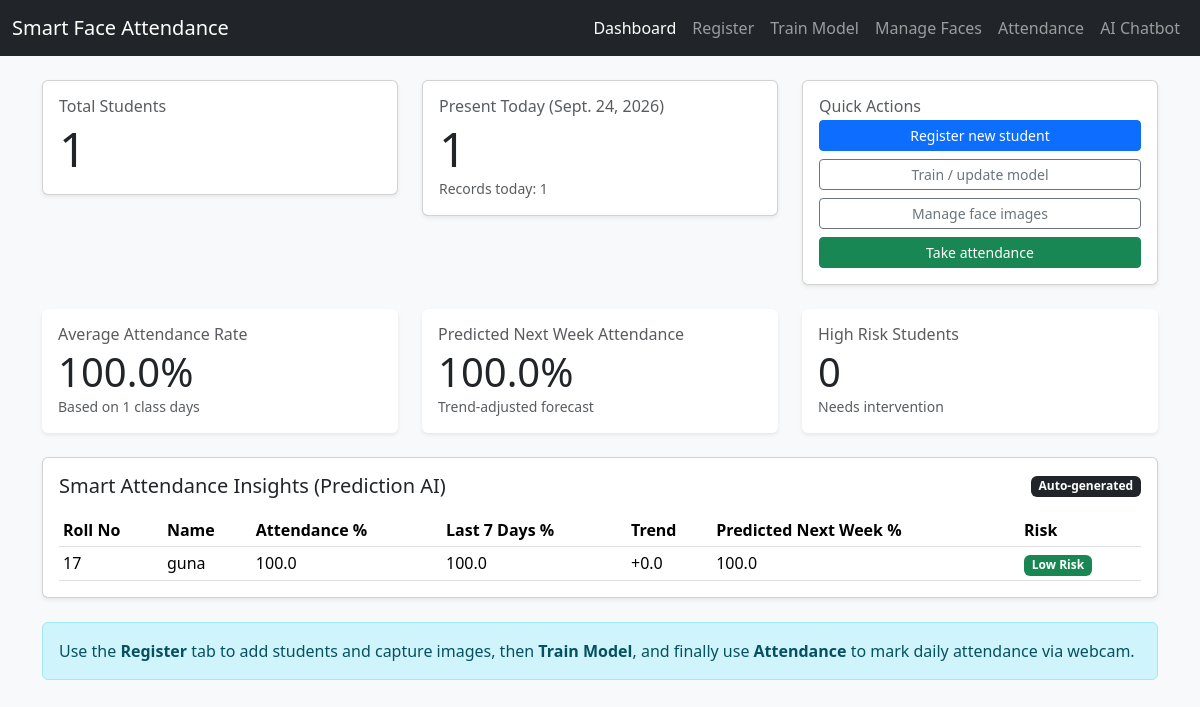
The page / on the database its author committed.
### attendance/models.py (models this page shows, shortened)
class Student(models.Model):
    roll_no = models.CharField(max_length=50, unique=True)
    name = models.CharField(max_length=255)
    email = models.EmailField(blank=True, null=True)
    department = models.CharField(max_length=255, blank=True, null=True)
    created_at = models.DateTimeField(auto_now_add=True)
    class Meta:
        ordering = ["roll_no"]

### attendance/views.py (the view)
# urls.py: path("", views.dashboard, name="dashboard"),
def dashboard(request: HttpRequest) -> HttpResponse:
    total_students = Student.objects.count()
    today = date.today()
    today_present = AttendanceRecord.objects.filter(date=today, status=AttendanceRecord.STATUS_PRESENT).count()
    total_records_today = AttendanceRecord.objects.filter(date=today).count()
    smart_insights = _compute_smart_insights()
    context: Dict[str, Any] = {
        "total_students": total_students,
        "today_present": today_present,
        "today_total_records": total_records_today,
        "today_date": today,
        "total_class_days": smart_insights["total_class_days"],
        "avg_attendance_rate": smart_insights["avg_attendance_rate"],
        "predicted_overall_rate": smart_insights["predicted_overall_rate"],
        "high_risk_count": smart_insights["high_risk_count"],
        "insights_rows": smart_insights["insights_rows"],
    }
    return render(request, "attendance/dashboard.html", context)

### attendance/views.py (called while the page is built)
def _risk_label(rate: float) -> str:
    if rate < 60:
        return "High Risk"
    if rate < 75:
        return "Medium Risk"
    return "Low Risk"

### attendance/templates/attendance/dashboard.html
{% extends "attendance/base.html" %}
{% block content %}
<div class="row g-4 mb-4">
    <div class="col-md-4">
        <div class="card shadow-sm">
            <div class="card-body">
                <h6 class="text-muted mb-1">Total Students</h6>
                <p class="display-5 mb-0">{{ total_students }}</p>
            </div>
        </div>
    </div>
    <div class="col-md-4">
        <div class="card shadow-sm">
            <div class="card-body">
                <h6 class="text-muted mb-1">Present Today ({{ today_date }})</h6>
                <p class="display-5 mb-0">{{ today_present }}</p>
                <p class="text-muted small mb-0">
                    Records today: {{ today_total_records }}
                </p>
            </div>
        </div>
    </div>
    <div class="col-md-4">
        <div class="card shadow-sm">
            <div class="card-body">
                <h6 class="text-muted mb-1">Quick Actions</h6>
                <div class="d-flex flex-column gap-2">
                    <a href="{% url 'attendance:register_student' %}" class="btn btn-primary btn-sm">Register new student</a>
                    <a href="{% url 'attendance:train_model' %}" class="btn btn-outline-secondary btn-sm">Train / update model</a>
                    <a href="{% url 'attendance:manage_faces' %}" class="btn btn-outline-secondary btn-sm">Manage face images</a>
                    <a href="{% url 'attendance:attendance' %}" class="btn btn-success btn-sm">Take attendance</a>
                </div>
            </div>
        </div>
    </div>
</div>
<div class="row g-4 mb-4">
    <div class="col-md-4">
        <div class="card shadow-sm border-0 h-100">
            <div class="card-body">
                <h6 class="text-muted mb-1">Average Attendance Rate</h6>
                <p class="display-6 mb-0">{{ avg_attendance_rate }}%</p>
                <p class="small text-muted mb-0">Based on {{ total_class_days }} class days</p>
            </div>
        </div>
    </div>
    <div class="col-md-4">
        <div class="card shadow-sm border-0 h-100">
            <div class="card-body">
                <h6 class="text-muted mb-1">Predicted Next Week Attendance</h6>
                <p class="display-6 mb-0">{{ predicted_overall_rate }}%</p>
                <p class="small text-muted mb-0">Trend-adjusted forecast</p>
            </div>
        </div>
    </div>
    <div class="col-md-4">
        <div class="card shadow-sm border-0 h-100">
            <div class="card-body">
                <h6 class="text-muted mb-1">High Risk Students</h6>
                <p class="display-6 mb-0">{{ high_risk_count }}</p>
                <p class="small text-muted mb-0">Needs intervention</p>
            </div>
        </div>
    </div>
</div>
<div class="card shadow-sm mb-4">
    <div class="card-body">
        <div class="d-flex justify-content-between align-items-center mb-3">
            <h5 class="card-title mb-0">Smart Attendance Insights (Prediction AI)</h5>
            <span class="badge text-bg-dark">Auto-generated</span>
        </div>
        <div class="table-responsive">
            <table class="table table-sm align-middle mb-0">
                <thead>
                <tr>
                    <th>Roll No</th>
                    <th>Name</th>
                    <th>Attendance %</th>
                    <th>Last 7 Days %</th>
                    <th>Trend</th>
                    <th>Predicted Next Week %</th>
                    <th>Risk</th>
                </tr>
                </thead>
                <tbody>
                {% for row in insights_rows %}
                    <tr>
                        <td>{{ row.student.roll_no }}</td>
                        <td>{{ row.student.name }}</td>
                        <td>{{ row.attendance_rate }}</td>
                        <td>{{ row.last_7_rate }}</td>
                        <td>
                            {% if row.trend >= 0 %}
                                +{{ row.trend }}
                            {% else %}
                                {{ row.trend }}
                            {% endif %}
                        </td>
                        <td>{{ row.predicted_next_week_rate }}</td>
                        <td>
                            {% if row.risk == "High Risk" %}
                                <span class="badge text-bg-danger">{{ row.risk }}</span>
                            {% elif row.risk == "Medium Risk" %}
                                <span class="badge text-bg-warning">{{ row.risk }}</span>
                            {% else %}
                                <span class="badge text-bg-success">{{ row.risk }}</span>
                            {% endif %}
                        </td>
                    </tr>
                {% empty %}
                    <tr>
                        <td colspan="7" class="text-muted">No attendance data yet to generate predictions.</td>
                    </tr>
                {% endfor %}
                </tbody>
            </table>
        </div>
    </div>
</div>
<div class="alert alert-info mb-0">
    Use the <strong>Register</strong> tab to add students and capture images,
    then <strong>Train Model</strong>, and finally use <strong>Attendance</strong> to mark
    daily attendance via webcam.
</div>
{% endblock %}

### rows shown on the page
Student: student.roll_no "17", student.name "guna", attendance_rate "100.0", last_7_rate "100.0", trend "0.0", predicted_next_week_rate "100.0", risk "Low Risk"

### other values the page prints
{{ total_students }} "1"
{{ today_date }} "Sept. 24, 2026"
{{ today_present }} "1"
{{ today_total_records }} "1"
{{ avg_attendance_rate }} "100.0"
{{ total_class_days }} "1"
{{ predicted_overall_rate }} "100.0"
{{ high_risk_count }} "0"
